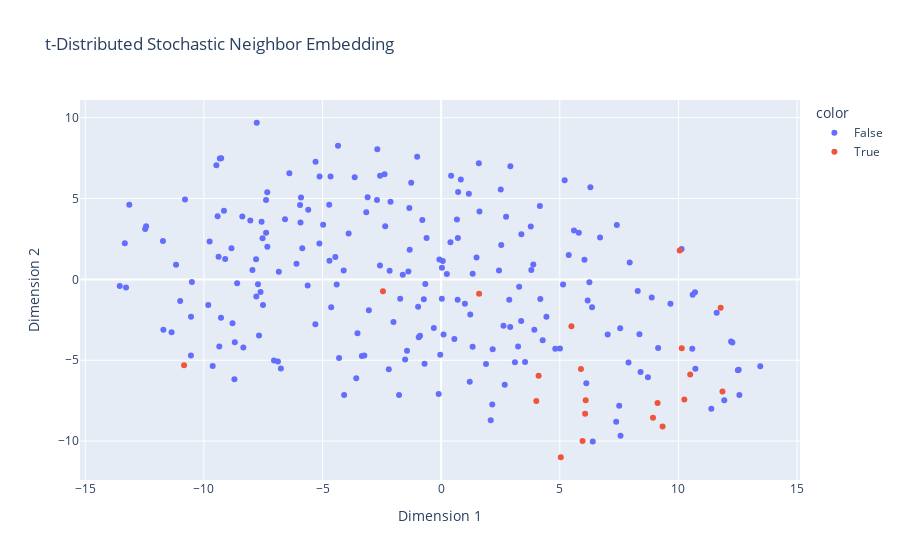

The code cell stored with this chart in its notebook:
### Code cell
px.scatter(x = tsne_X,
           y = tsne_Y,
           color = header_counts2,
           hover_name = master_brands["UnivDogID"],
           title = "t-Distributed Stochastic Neighbor Embedding",
           labels = {"x": "Dimension 1", "y": "Dimension 2"})

### Figure 1 — Plotly figure (JSON) as saved in the notebook; plotly's stock layout.template omitted (floating-point values rounded to 4 significant figures; data arrays with more than 128 entries replaced by an {"elided": "..."} marker saying what was removed)
{"data": [{"hovertemplate": "<b>%{hovertext}</b><br><br>color=False<br>Dimension 1=%{x}<br>Dimension 2=%{y}<extra></extra>", "hovertext": {"elided": "211 str values"}, "legendgroup": "False", "marker": {"color": "#636efa", "symbol": "circle"}, "mode": "markers", "name": "False", "orientation": "v", "showlegend": true, "type": "scatter", "x": {"elided": "211 float values"}, "xaxis": "x", "y": {"elided": "211 float values"}, "yaxis": "y"}, {"hovertemplate": "<b>%{hovertext}</b><br><br>color=True<br>Dimension 1=%{x}<br>Dimension 2=%{y}<extra></extra>", "hovertext": ["F156", "F343", "F114", "F100", "F246", "F219", "F162", "F239", "E320", "E432", "F248", "F210", "E419", "E411", "E151", "E031", "E343", "E481", "E040", "E264"], "legendgroup": "True", "marker": {"color": "#EF553B", "symbol": "circle"}, "mode": "markers", "name": "True", "orientation": "v", "showlegend": true, "type": "scatter", "x": [8.925, 9.118, -10.83, 10.14, 4.105, 6.065, 5.89, 5.041, 10.25, 1.598, 11.85, 10.49, -2.454, 5.957, 5.489, 10.05, 11.78, 6.09, 9.33, 4.009], "xaxis": "x", "y": [-8.558, -7.647, -5.312, -4.254, -5.954, -8.311, -5.533, -11.0, -7.421, -0.8805, -6.936, -5.881, -0.7352, -9.986, -2.901, 1.788, -1.745, -7.476, -9.09, -7.519], "yaxis": "y"}], "layout": {"legend": {"title": {"text": "color"}, "tracegroupgap": 0}, "title": {"text": "t-Distributed Stochastic Neighbor Embedding"}, "xaxis": {"anchor": "y", "domain": [0, 1], "title": {"text": "Dimension 1"}}, "yaxis": {"anchor": "x", "domain": [0, 1], "title": {"text": "Dimension 2"}}}}
